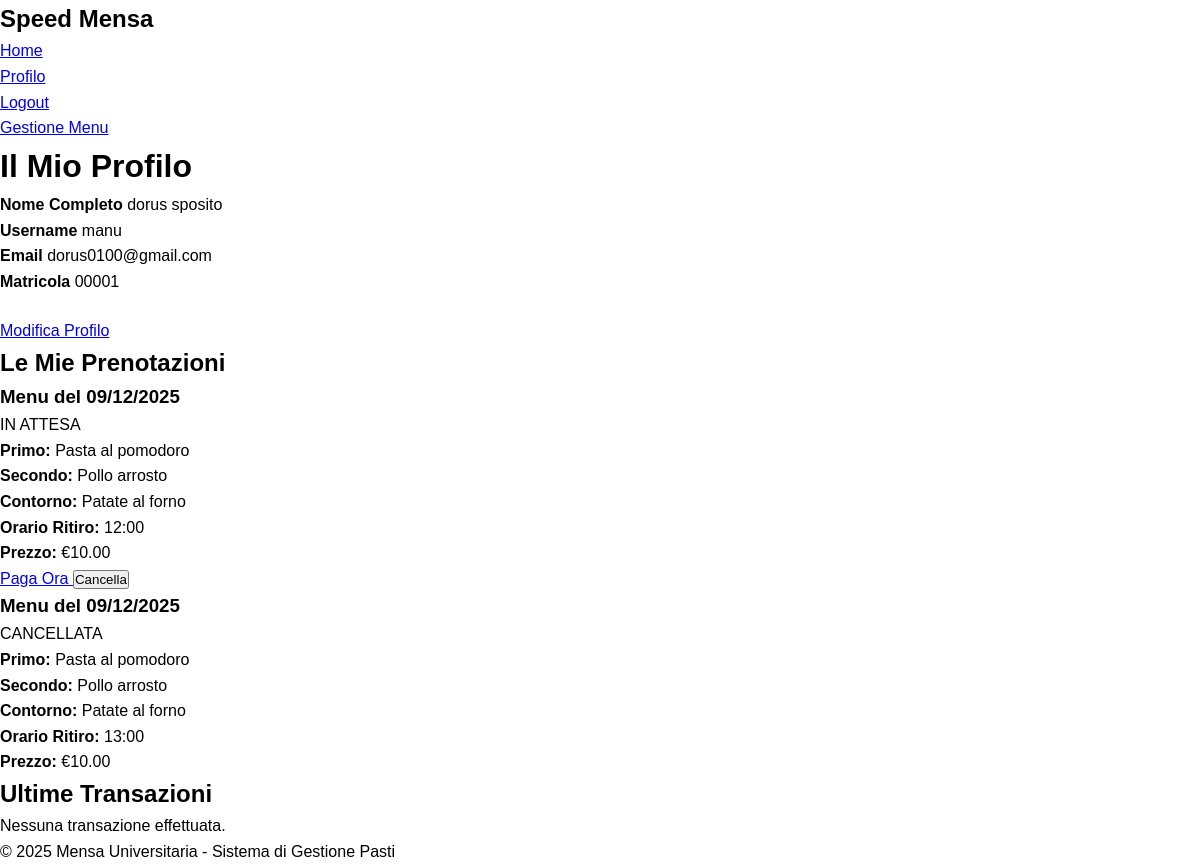
The app's page /profilo (signed in), older data.
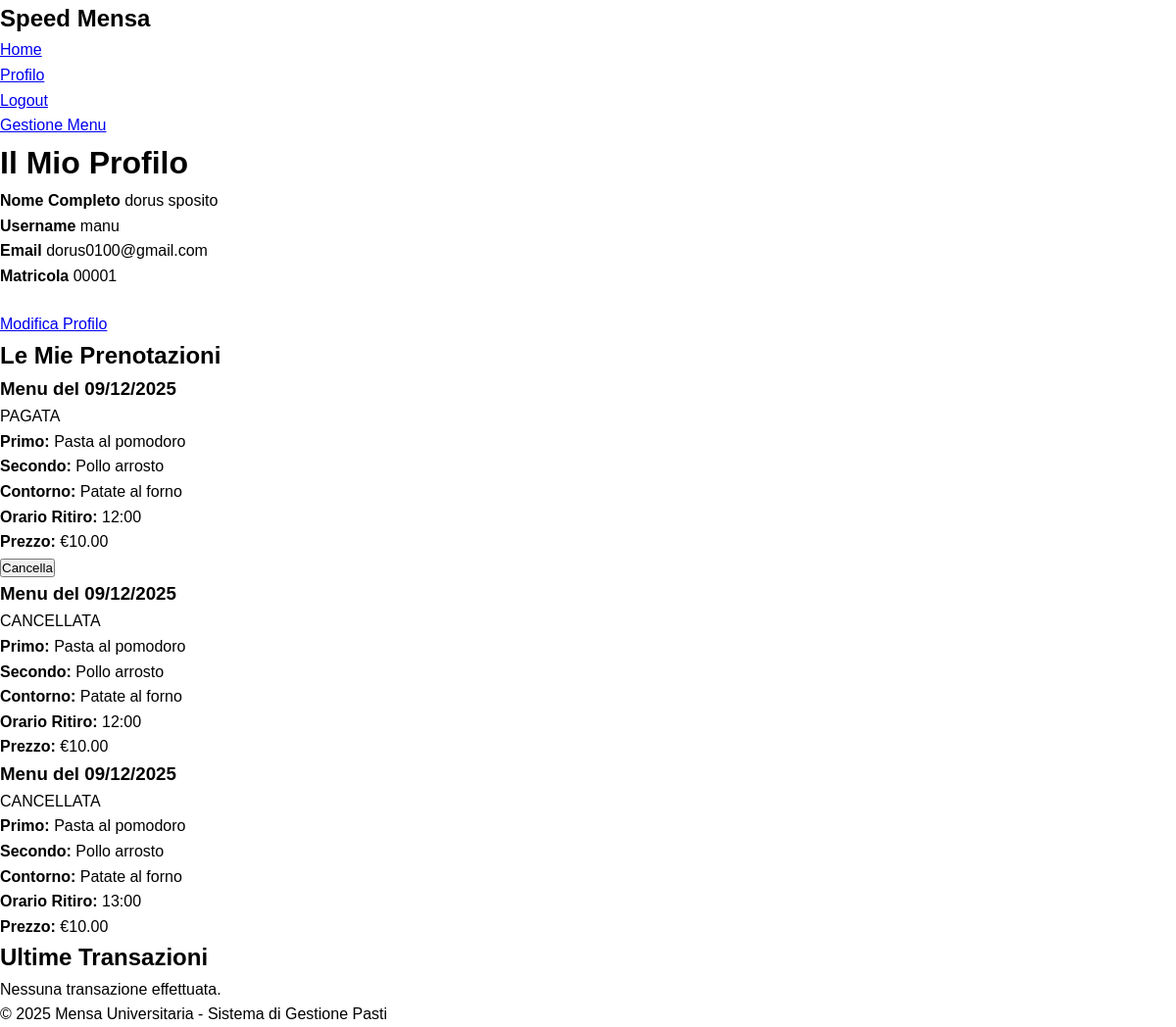
The same page, newer data.
### app/models.py (models this page shows, shortened)
class Prenotazione(db.Model):
    id: so.Mapped[int] = so.mapped_column(primary_key=True)
    utente_id: so.Mapped[int] = so.mapped_column(sa.ForeignKey(User.id), index=True)
    menu_id: so.Mapped[int] = so.mapped_column(sa.ForeignKey(MenuGiornaliero.id), index=True)
    orario_ritiro: so.Mapped[str] = so.mapped_column(sa.String(10))
    stato: so.Mapped[str] = so.mapped_column(sa.String(20), default='in_attesa')  # in_attesa, pagata, confermata, ritirata, cancellata
    note: so.Mapped[Optional[str]] = so.mapped_column(sa.String(500))
    created_at: so.Mapped[datetime] = so.mapped_column(default=lambda: datetime.now(timezone.utc))
    updated_at: so.Mapped[datetime] = so.mapped_column(default=lambda: datetime.now(timezone.utc), onupdate=lambda: datetime.now(timezone.utc))
    utente: so.Mapped[User] = so.relationship(back_populates='prenotazioni')
    menu: so.Mapped[MenuGiornaliero] = so.relationship(back_populates='prenotazioni')
    transazione: so.Mapped[Optional['Transazione']] = so.relationship(back_populates='prenotazione', uselist=False)

class MenuGiornaliero(db.Model):
    id: so.Mapped[int] = so.mapped_column(primary_key=True)
    data: so.Mapped[date] = so.mapped_column(sa.Date, index=True, unique=True)
    primo: so.Mapped[str] = so.mapped_column(sa.String(200))
    secondo: so.Mapped[str] = so.mapped_column(sa.String(200))
    contorno: so.Mapped[str] = so.mapped_column(sa.String(200))
    frutta: so.Mapped[Optional[str]] = so.mapped_column(sa.String(200))
    dolce: so.Mapped[Optional[str]] = so.mapped_column(sa.String(200))
    prezzo: so.Mapped[float] = so.mapped_column(default=5.0)
    disponibile: so.Mapped[bool] = so.mapped_column(default=True)
    gestore_id: so.Mapped[int] = so.mapped_column(sa.ForeignKey(User.id), index=True)
    created_at: so.Mapped[datetime] = so.mapped_column(default=lambda: datetime.now(timezone.utc))
    gestore: so.Mapped[User] = so.relationship(back_populates='menu_creati')
    prenotazioni: so.WriteOnlyMapped['Prenotazione'] = so.relationship(back_populates='menu')

### app/routes.py (the view)
@app.route('/profilo')
@login_required
def profilo():
    prenotazioni_query = sa.select(Prenotazione).where(
        Prenotazione.utente_id == current_user.id
    ).order_by(Prenotazione.created_at.desc())
    prenotazioni = db.session.scalars(prenotazioni_query).all()
    transazioni_query = sa.select(Transazione).where(
        Transazione.utente_id == current_user.id
    ).order_by(Transazione.created_at.desc()).limit(10)
    transazioni = db.session.scalars(transazioni_query).all()
    form = CancellaPrenotazioneForm()
    return render_template('profilo.html', title='Profilo',
                          prenotazioni=prenotazioni, transazioni=transazioni, form=form)

### app/models.py (called while the page is built)
@login.user_loader
def load_user(id):
    return db.session.get(User, int(id))

### app/templates/profilo.html (shortened to what this page needs)
{% extends "base.html" %} {% block content %}
<div class="profile-header">
  <h1>Il Mio Profilo</h1>
  <div class="profile-info">
    <div class="info-item">
      <strong>Nome Completo</strong>
      {{ current_user.nome }} {{ current_user.cognome }}
    </div>
    <div class="info-item">
      <strong>Username</strong>
      {{ current_user.username }}
    </div>
    <div class="info-item">
      <strong>Email</strong>
      {{ current_user.email }}
    </div>
    <div class="info-item">
      <strong>Matricola</strong>
      {{ current_user.matricola }}
    </div>
  </div>
  <div style="margin-top: 1.5rem">
    <a href="{{ url_for('edit_profilo') }}" class="btn">Modifica Profilo</a>
  </div>
</div>
<div class="section">
  <h2>Le Mie Prenotazioni</h2>
  {% if prenotazioni %} {% for prenotazione in prenotazioni %}
  <div
    class="prenotazione-card {% if prenotazione.stato == 'pagata' %}pagata{% elif prenotazione.stato == 'cancellata' %}cancellata{% endif %}"
  >
    <div class="prenotazione-header">
      <h3>Menu del {{ prenotazione.menu.data.strftime('%d/%m/%Y') }}</h3>
      <span class="prenotazione-status status-{{ prenotazione.stato }}">
        {{ prenotazione.stato.upper().replace('_', ' ') }}
      </span>
    </div>
    <div class="prenotazione-details">
      <div class="detail-item">
        <strong>Primo:</strong> {{ prenotazione.menu.primo }}
      </div>
      <div class="detail-item">
        <strong>Secondo:</strong> {{ prenotazione.menu.secondo }}
      </div>
      <div class="detail-item">
        <strong>Contorno:</strong> {{ prenotazione.menu.contorno }}
      </div>
      <div class="detail-item">
        <strong>Orario Ritiro:</strong> {{ prenotazione.orario_ritiro }}
      </div>
      <div class="detail-item">
        <strong>Prezzo:</strong> €{{ "%.2f"|format(prenotazione.menu.prezzo) }}
      </div>
    </div>
    <div class="action-buttons">
      {% if prenotazione.stato == 'in_attesa' %}
      <a
        href="{{ url_for('pagamento', prenotazione_id=prenotazione.id) }}"
        class="btn btn-success"
      >
        Paga Ora
      </a>
      {% endif %} {% if prenotazione.stato in ['in_attesa', 'pagata'] %}
      <form
        action="{{ url_for('cancella_prenotazione', prenotazione_id=prenotazione.id) }}"
        method="post"
        style="display: inline"
      >
        <button
          type="submit"
          class="btn btn-danger"
          onclick="return confirm('Sei sicuro di voler cancellare questa prenotazione?')"
        >
          Cancella
        </button>
      </form>
      {% endif %}
    </div>
  </div>
  {% endfor %} {% endif %}
</div>
<div class="section">
  <h2>Ultime Transazioni</h2>
  {% if transazioni %}
  <ul class="transazione-list">
    {% for trans in transazioni %}
    <li class="transazione-item">
      <div>
        <div style="font-size: 0.9rem; color: #7f8c8d">
          {{ trans.created_at.strftime('%d/%m/%Y %H:%M') }} - {{
          trans.metodo_pagamento }}
        </div>
      </div>
      <div>
        <!--
        <div
          class="transazione-importo {% if trans.tipo == 'ricarica' or trans.tipo == 'rimborso' %}positivo{% else %}negativo{% endif %}"
        >
          {% if trans.tipo == 'ricarica' or trans.tipo == 'rimborso' %}+{% else
          %}-{% endif %}€{{ "%.2f"|format(trans.importo) }}
        </div>
      --></div>
    </li>
    {% endfor %}
  </ul>
  {% else %}
  <div class="no-items">
    <p>Nessuna transazione effettuata.</p>
  </div>
  {% endif %}
</div>
{% endblock %}

Row changes from the older to the newer data that the page shows:
added Prenotazione: menu.data "09/12/2025", stato "PAGATA", menu.primo "Pasta al pomodoro", menu.secondo "Pollo arrosto", menu.contorno "Patate al forno", orario_ritiro "12:00", {{ "%.2f"|format(prenotazione.menu.prezzo) }} "10.00"
changed Prenotazione (number 2 of 3 on the later page): stato "IN ATTESA" → "CANCELLATA"; no longer shows "Paga Ora Cancella"
